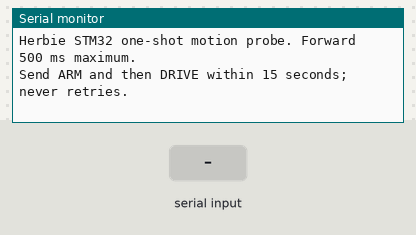
Bench run of a sketch on a simulated ESP32. Parts: the last lines printed to the serial monitor. The test bench sets the inputs (shaded band).

Above: at 1.7 s.
1.8 s: "ARM\n" received over Serial
At 1.96 s:
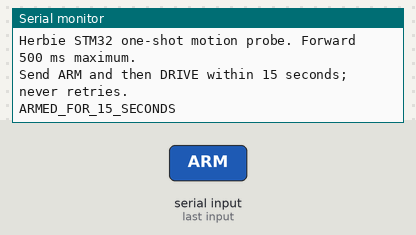
3.5 s: "DRIVE\n" received over Serial
At 5.4 s:
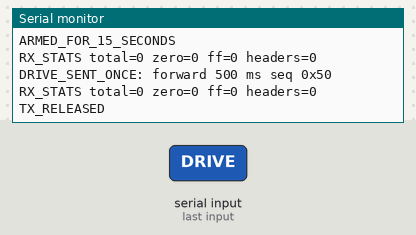
6.5 s: "1\n" received over Serial
At 7.0 s:
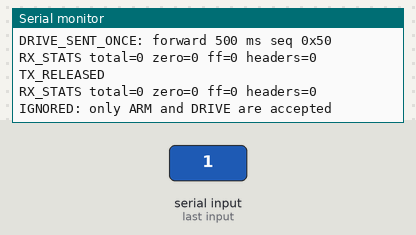
8.0 s: "ARM\n" received over the second serial link
At 9.2 s:
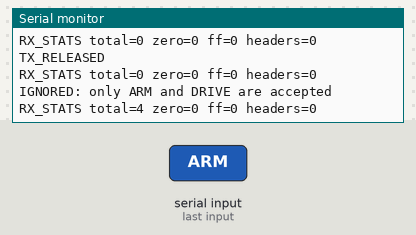
9.5 s: "DRIVE\n" received over Serial
At 9.9 s:
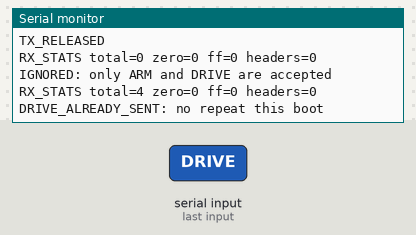
11.0 s: "DRIVE\n" received over the second serial link
At 12.5 s:
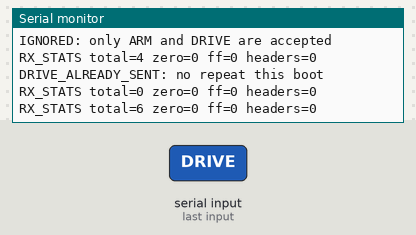
Timing chart, 0 to 13.5 s (numbered marks = the images above; inputs shaded):
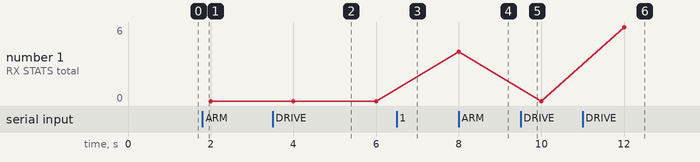

The sketch:

vava_uart_motion_probe.ino
```cpp
// One-shot 500 ms forward test through Herbie's original STM32 controller.
// The ESP32 is USB-powered. J21 TX -> GPIO34, J21 GND -> GND.
// J21 RX -> GPIO17. Never connect J21 3.3V to the ESP32.
// Requires two distinct USB commands: ARM and then DRIVE within 15 seconds.

#include <Arduino.h>

HardwareSerial controller(2);
constexpr int REPLY_RX_PIN = 34;
constexpr int COMMAND_TX_PIN = 17;
constexpr uint32_t UART_BAUD = 115200;
// From herbie_vava_protocol.move("forward", 500, 0x50), with the wire pad.
// 0x22 = CONTROL_SERVO; servo 1, action 3, duration 0x01F4 little-endian.
// Action 3, not the factory 4: the track motor plugs were swapped on
// 2026-09-26, so factory "backward" now drives Herbie forward.
constexpr uint8_t DRIVE_FRAME[] = {
    0x00, 0xAA, 0x55, 0x00, 0x07, 0x22, 0x50, 0x01, 0x03, 0xF4, 0x01, 0x7D};
static_assert((0xAA ^ 0x55 ^ 0x00 ^ 0x07 ^ 0x22 ^ 0x50 ^ 0x01 ^ 0x03 ^ 0xF4 ^ 0x01) == 0x7D,
              "drive frame checksum mismatch");

char input[12] = {};
size_t inputLength = 0;
bool driveSent = false;
bool armed = false;
uint32_t armExpiresAt = 0;
bool txActive = false;
uint32_t releaseTxAt = 0;
uint32_t lastReport = 0;
uint32_t receivedCount = 0;
uint32_t zeroCount = 0;
uint32_t ffCount = 0;
uint32_t headerCount = 0;
uint8_t previousByte = 0;
uint8_t reply[80] = {};
size_t replyLength = 0;
size_t expectedLength = 0;

void inspectReply(uint8_t value) {
  if (previousByte == 0xAA && value == 0x55) {
    ++headerCount;
    reply[0] = 0xAA;
    reply[1] = 0x55;
    replyLength = 2;
    expectedLength = 0;
  } else if (replyLength >= 2 && replyLength < sizeof(reply)) {
    reply[replyLength++] = value;
    if (replyLength == 4) {
      expectedLength = 4 + (static_cast<size_t>(reply[2]) << 8) + reply[3];
      if (expectedLength < 7 || expectedLength > sizeof(reply)) {
        replyLength = 0;
      }
    }
    if (expectedLength != 0 && replyLength == expectedLength) {
      uint8_t checksum = 0;
      for (size_t i = 0; i + 1 < replyLength; ++i) {
        checksum ^= reply[i];
      }
      Serial.printf("FRAME %s:", checksum == reply[replyLength - 1] ? "VALID" : "BAD_CRC");
      for (size_t i = 0; i < replyLength; ++i) {
        Serial.printf(" %02X", reply[i]);
      }
      Serial.println();
      replyLength = 0;
    }
  }
  previousByte = value;
}

void sendDrive() {
  if (driveSent) {
    Serial.println("DRIVE_ALREADY_SENT: no repeat this boot");
    return;
  }
  if (!armed || static_cast<int32_t>(millis() - armExpiresAt) >= 0) {
    armed = false;
    Serial.println("DRIVE_REFUSED: ARM first");
    return;
  }
  armed = false;
  driveSent = true;  // Commit before any I/O; an uncertain send must not be retried.

  // The output remains high impedance until the exact USB command arrives.
  controller.end();
  controller.begin(UART_BAUD, SERIAL_8N1, REPLY_RX_PIN, COMMAND_TX_PIN);
  delay(20);
  controller.write(DRIVE_FRAME, sizeof(DRIVE_FRAME));
  controller.flush();
  txActive = true;
  releaseTxAt = millis() + 1500;
  Serial.println("DRIVE_SENT_ONCE: forward 500 ms seq 0x50");
}

void setup() {
  pinMode(COMMAND_TX_PIN, INPUT);
  Serial.begin(115200);
  controller.begin(UART_BAUD, SERIAL_8N1, REPLY_RX_PIN, -1);
  delay(500);
  Serial.println("Herbie STM32 one-shot motion probe. Forward 500 ms maximum.");
  Serial.println("Send ARM and then DRIVE within 15 seconds; never retries.");
}

void loop() {
  size_t processed = 0;
  while (controller.available() && processed++ < 1024) {
    int raw = controller.read();
    if (raw < 0) {
      break;
    }
    uint8_t value = static_cast<uint8_t>(raw);
    ++receivedCount;
    zeroCount += value == 0x00;
    ffCount += value == 0xFF;
    inspectReply(value);
  }
  if (txActive && static_cast<int32_t>(millis() - releaseTxAt) >= 0) {
    controller.end();
    pinMode(COMMAND_TX_PIN, INPUT);
    controller.begin(UART_BAUD, SERIAL_8N1, REPLY_RX_PIN, -1);
    txActive = false;
    Serial.println("TX_RELEASED");
  }
  if (millis() - lastReport >= 2000) {
    Serial.printf("RX_STATS total=%lu zero=%lu ff=%lu headers=%lu\n",
                  static_cast<unsigned long>(receivedCount),
                  static_cast<unsigned long>(zeroCount),
                  static_cast<unsigned long>(ffCount),
                  static_cast<unsigned long>(headerCount));
    lastReport = millis();
    receivedCount = zeroCount = ffCount = headerCount = 0;
  }

  while (Serial.available()) {
    char value = static_cast<char>(Serial.read());
    if (value == '\r') {
      continue;
    }
    if (value == '\n') {
      input[inputLength] = '\0';
      if (strcmp(input, "ARM") == 0 && !driveSent) {
        armed = true;
        armExpiresAt = millis() + 15000;
        Serial.println("ARMED_FOR_15_SECONDS");
      } else if (strcmp(input, "DRIVE") == 0) {
        sendDrive();
      } else if (inputLength != 0) {
        Serial.println("IGNORED: only ARM and DRIVE are accepted");
      }
      inputLength = 0;
      continue;
    }
    if (inputLength + 1 < sizeof(input)) {
      input[inputLength++] = value;
    } else {
      inputLength = 0;
      Serial.println("IGNORED: command too long");
    }
  }
}
```

Measured:
- after the input at 1.8 s, the serial monitor: prints a new line at once (image 1)
- after the input at 3.5 s, the serial monitor: prints a new line at once (image 2)
- after the input at 6.5 s, the serial monitor: prints a new line at once (image 3)
- after the input at 8.0 s, the serial monitor: prints a new line at once (image 4)
- after the input at 9.5 s, the serial monitor: prints a new line at once (image 5)
- after the input at 11.0 s, the serial monitor: prints a new line after 1.0 s (image 6)
- plotted number 1: 0 → 4 after the input at 8.0 s, 0 → 6 after the input at 11.0 s
